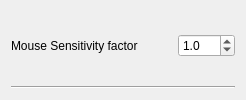
            <widget class="QWidget" name="widget__16_mouseSensitivity" native="true">
             <property name="sizePolicy">
              <sizepolicy hsizetype="Preferred" vsizetype="Maximum">
               <horstretch>0</horstretch>
               <verstretch>0</verstretch>
              </sizepolicy>
             </property>
             <property name="toolTip">
              <string>&lt;html&gt;&lt;head/&gt;&lt;body&gt;&lt;p&gt;Controls the sensitivity of the mouse within the gamescope window. A factor of 2.0 would double sensitivity, for example.</string>
             </property>
             <layout class="QVBoxLayout" name="verticalLayout_21">
              <item>
               <widget class="QWidget" name="widget_39" native="true">
                <property name="sizePolicy">
                 <sizepolicy hsizetype="Preferred" vsizetype="Minimum">
                  <horstretch>0</horstretch>
                  <verstretch>0</verstretch>
                 </sizepolicy>
                </property>
                <layout class="QHBoxLayout" name="horizontalLayout_21" stretch="0,0,0">
                 <property name="spacing">
                  <number>0</number>
                 </property>
                 <property name="leftMargin">
                  <number>0</number>
                 </property>
                 <property name="topMargin">
                  <number>0</number>
                 </property>
                 <property name="rightMargin">
                  <number>0</number>
                 </property>
                 <property name="bottomMargin">
                  <number>0</number>
                 </property>
                 <item>
                  <widget class="QLabel" name="label_19">
                   <property name="text">
                    <string>Mouse Sensitivity factor</string>
                   </property>
                  </widget>
                 </item>
                 <item>
                  <spacer name="horizontalSpacer_19">
                   <property name="orientation">
                    <enum>Qt::Orientation::Horizontal</enum>
                   </property>
                   <property name="sizeHint" stdset="0">
                    <size>
                     <width>40</width>
                     <height>20</height>
                    </size>
                   </property>
                  </spacer>
                 </item>
                 <item>
                  <widget class="QDoubleSpinBox" name="doubleSpinBox_mouseSensitivity">
                   <property name="decimals">
                    <number>1</number>
                   </property>
                   <property name="value">
                    <double>1.000000000000000</double>
                   </property>
                  </widget>
                 </item>
                </layout>
               </widget>
              </item>
              <item>
               <widget class="Line" name="line_20">
                <property name="orientation">
                 <enum>Qt::Orientation::Horizontal</enum>
                </property>
               </widget>
              </item>
             </layout>
            </widget>
